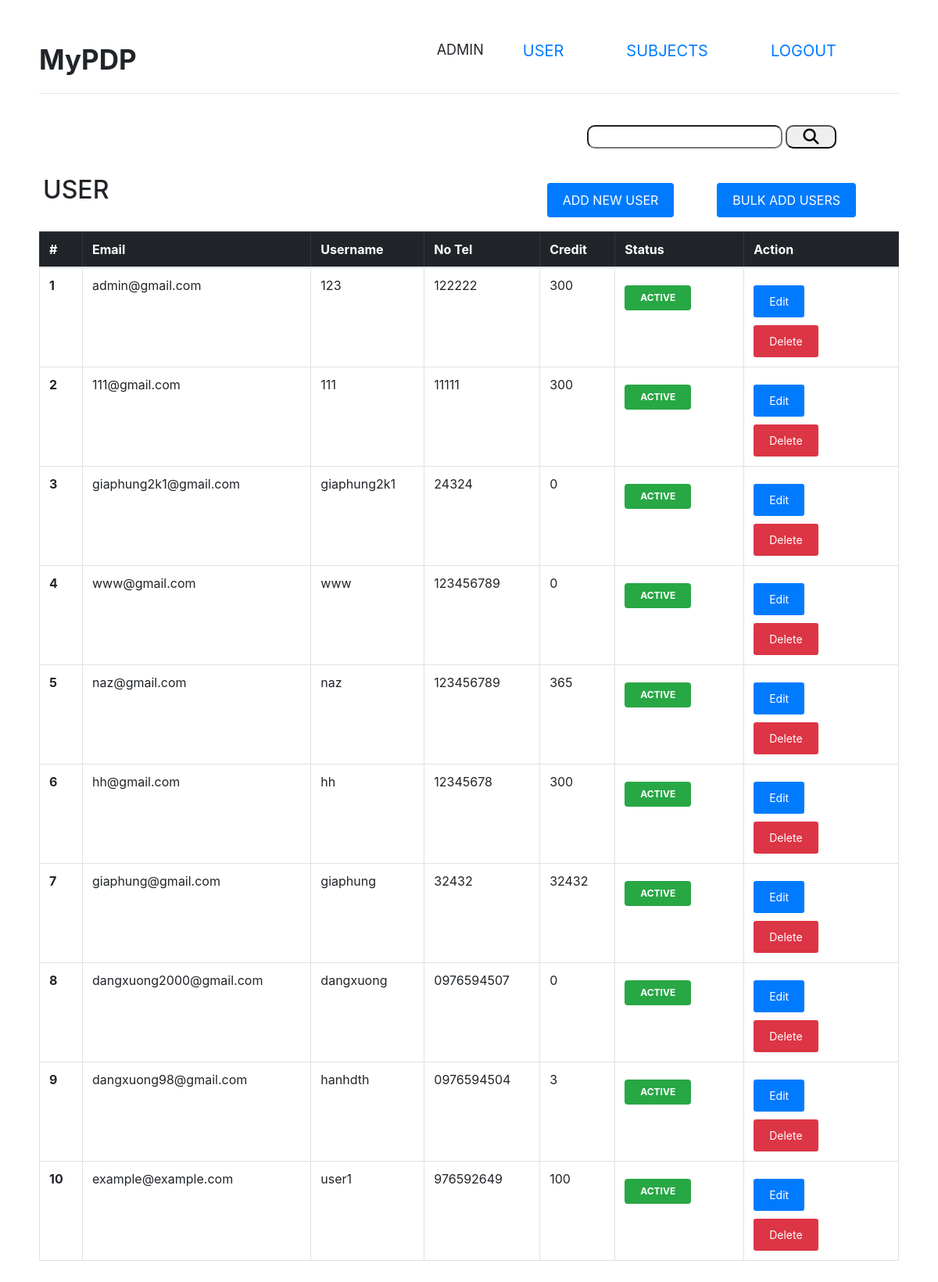
The app's page /admin/user.php (signed in) with its own data.
### tables this page shows
CREATE TABLE `user` (
  `id` int NOT NULL,
  `email` varchar(255) NOT NULL,
  `username` varchar(255) NOT NULL,
  `password` varchar(255) NOT NULL,
  `hp` varchar(255) NOT NULL,
  `credit` int NOT NULL,
  `status` int NOT NULL,
  `role` int NOT NULL DEFAULT '1' COMMENT '1: user , 2 admin',
  `token` int NOT NULL DEFAULT '365' COMMENT 'Number of registrations'
);

### admin/user.php (the view, shortened to what this page needs)
<?php
include '../db.php';
$count = 1;
$sql = "SELECT * FROM `user`";
$result = $conn->query($sql);
?>
<html>
<head>
    <link rel="stylesheet" href="https://cdnjs.cloudflare.com/ajax/libs/font-awesome/6.3.0/css/all.min.css">
    <link rel="stylesheet" href="https://cdn.jsdelivr.net/npm/bootstrap@4.0.0/dist/css/bootstrap.min.css"
>
</head>
<body style="margin:50px 50px 0 50px;">
<?php include './layout/menu.php'; ?>
<form action="" method="POST">
    <div style="margin: 0px 80px 0 0; float:right">
        <input style="width:250px; height:30px; border-radius: 10px" type="text" name="search">
        <button style="width:65px; height:30px; border-radius: 10px" name="searchbtn"><i
                    class="fa-solid fa-magnifying-glass fa-lg"></i></button>
        <br>
    </div>
</form>
<br><br>
<div>
    <h2 style="float: left; margin-left:5px">USER</h2>
    <div class="btn btn-primary" style="float: right" data-toggle="modal" data-target="#exampleModal"> BULK ADD USERS
    </div>
    <div class="btn btn-primary" style="float: right" id="add"><span>ADD NEW USER</span></a></div>
    <br>
    <br>
    <div class="table-content mt-4">
        <table class="table table-bordered table-hover">
            <thead class="table-dark">
            <tr>
                <th scope="col" style="width: 5%;">#</th>
                <th scope="col">Email</th>
                <th scope="col">Username</th>
                <th scope="col">No Tel</th>
                <th scope="col">Credit</th>
                <th scope="col" style="width: 5%;">Status</th>
                <th scope="col" style="width: 18%;">Action</th>
            </tr>
            </thead>
            <tbody>
            <?php while ($row = $result->fetch_assoc()) { ?>
                <tr>
                    <th scope="row"><?php echo $count++; ?></th>
                    <td><?php echo htmlspecialchars($row["email"]); ?></td>
                    <td><?php echo htmlspecialchars($row["username"]); ?></td>
                    <td><?php echo htmlspecialchars($row["hp"]); ?></td>
                    <td><?php echo htmlspecialchars($row["credit"]); ?></td>
                    <td>
                        <?php echo ($row["status"] == 1) ? '<span class="btn badge bg-success">ACTIVE</span>' : '<span class="btn badge bg-secondary">INACTIVE</span>'; ?>
                    </td>
                    <td>
                        <a href="edit.php?id=<?php echo $row["id"]; ?>" class="btn btn-sm btn-primary">Edit</a>
                        <a href="del.php?id=<?php echo $row["id"]; ?>" class="btn btn-sm btn-danger"
                           onclick="return confirm('Are you sure to delete the user?')">Delete</a>
                    </td>
                </tr>
            <?php } ?>
            </tbody>
        </table>
    </div>
    <br>
</body>
</html>

### admin/layout/menu.php
<b style="font-size:35px">MyPDP</b>
<span style="font-size:20px; float: right; margin-right: 80px"><a href="../../logout.php">LOGOUT</a></span>
<span style="font-size:20px; float: right; margin-right: 80px"><a href="/Epdp_content/admin/subjects/list.php">SUBJECTS</a>
</span>
<span style="font-size:20px; float: right; margin-right: 80px"><a href="/Epdp_content/admin/user.php">USER</a>
</span>
<span style="font-size:18px; float: right; margin-right: 50px">ADMIN</span>
<br>
<hr>
<br>

### admin/user.php (style rules this page uses)
.table-content { text-align: center; }
td { width: 80px; height: 40px; }
.btn { padding: 10px 20px 10px 20px; / / background: #009dff; color: white; border: none; margin-top: 10px; margin-right: 55px; cursor: default; text-align: center; }
a { text-decoration: none; }

### records on screen
user: email "admin@gmail.com", username "123", hp "122222", credit "300", status "ACTIVE"
user: email "111@gmail.com", username "111", hp "11111", credit "300", status "ACTIVE"
user: email "giaphung2k1@gmail.com", username "giaphung2k1", hp "24324", credit "0", status "ACTIVE"
user: email "www@gmail.com", username "www", hp "123456789", credit "0", status "ACTIVE"
user: email "naz@gmail.com", username "naz", hp "123456789", credit "365", status "ACTIVE"
user: email "hh@gmail.com", username "hh", hp "12345678", credit "300", status "ACTIVE"
user: email "giaphung@gmail.com", username "giaphung", hp "32432", credit "32432", status "ACTIVE"
user: email "dangxuong2000@gmail.com", username "dangxuong", hp "0976594507", credit "0", status "ACTIVE"
user: email "dangxuong98@gmail.com", username "hanhdth", hp "0976594504", credit "3", status "ACTIVE"
user: email "example@example.com", username "user1", hp "976592649", credit "100", status "ACTIVE"
